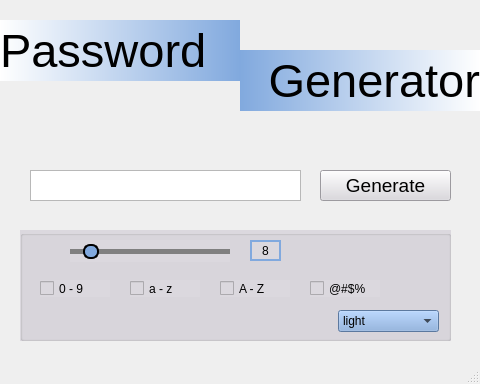
<?xml version="1.0" encoding="UTF-8"?>
<ui version="4.0">
 <class>MainWindow</class>
 <widget class="QMainWindow" name="MainWindow">
  <property name="geometry">
   <rect>
    <x>0</x>
    <y>0</y>
    <width>480</width>
    <height>384</height>
   </rect>
  </property>
  <property name="windowTitle">
   <string>Генератор паролей</string>
  </property>
  <property name="windowIcon">
   <iconset>
    <normaloff>icon.png</normaloff>icon.png</iconset>
  </property>
  <widget class="QWidget" name="centralwidget">
   <widget class="QLabel" name="label">
    <property name="geometry">
     <rect>
      <x>0</x>
      <y>20</y>
      <width>240</width>
      <height>61</height>
     </rect>
    </property>
    <property name="font">
     <font>
      <pointsize>35</pointsize>
     </font>
    </property>
    <property name="styleSheet">
     <string notr="true">background: qlineargradient(spread:pad, x1:0, y1:0, x2:1, y2:0, stop:0 rgba(255, 255, 255, 255), stop:1 rgba(129, 169, 222, 255));</string>
    </property>
    <property name="text">
     <string>Password</string>
    </property>
    <property name="alignment">
     <set>Qt::AlignJustify|Qt::AlignVCenter</set>
    </property>
    <property name="margin">
     <number>10</number>
    </property>
   </widget>
   <widget class="QLabel" name="label_2">
    <property name="geometry">
     <rect>
      <x>240</x>
      <y>50</y>
      <width>240</width>
      <height>61</height>
     </rect>
    </property>
    <property name="font">
     <font>
      <pointsize>35</pointsize>
     </font>
    </property>
    <property name="styleSheet">
     <string notr="true">background: qlineargradient(spread:pad, x1:0, y1:0, x2:1, y2:0, stop:0 rgba(129, 169, 222, 255), stop:1 rgba(255, 255, 255, 255))</string>
    </property>
    <property name="text">
     <string>Generator</string>
    </property>
    <property name="alignment">
     <set>Qt::AlignRight|Qt::AlignTrailing|Qt::AlignVCenter</set>
    </property>
    <property name="wordWrap">
     <bool>false</bool>
    </property>
    <property name="margin">
     <number>10</number>
    </property>
   </widget>
   <widget class="QPlainTextEdit" name="plainTextEdit">
    <property name="geometry">
     <rect>
      <x>30</x>
      <y>170</y>
      <width>271</width>
      <height>31</height>
     </rect>
    </property>
   </widget>
   <widget class="QPushButton" name="pushButton">
    <property name="geometry">
     <rect>
      <x>320</x>
      <y>170</y>
      <width>131</width>
      <height>31</height>
     </rect>
    </property>
    <property name="font">
     <font>
      <pointsize>14</pointsize>
     </font>
    </property>
    <property name="styleSheet">
     <string notr="true">background-color: rgb(219, 216, 222);</string>
    </property>
    <property name="text">
     <string>Generate</string>
    </property>
   </widget>
   <widget class="QGroupBox" name="groupBox">
    <property name="geometry">
     <rect>
      <x>20</x>
      <y>230</y>
      <width>431</width>
      <height>111</height>
     </rect>
    </property>
    <property name="styleSheet">
     <string notr="true">background-color: rgb(219, 216, 222);</string>
    </property>
    <property name="title">
     <string/>
    </property>
    <widget class="QSlider" name="horizontalSlider">
     <property name="geometry">
      <rect>
       <x>50</x>
       <y>10</y>
       <width>160</width>
       <height>22</height>
      </rect>
     </property>
     <property name="styleSheet">
      <string notr="true">QSlider::groove:horizontal {
    border-radius: 1px;       
    height: 7px;              
    margin: -1px 0;           
}
QSlider::handle:horizontal {
    background-color: rgb(129, 169, 222);
    border: 2px solid black;
    height: 14px;     
    width: 12px;
    margin: -4px 0;     
    border-radius: 7px  ;
    padding: -4px 0px;  
}
QSlider::add-page:horizontal {
    background:grey;
}
QSlider::sub-page:horizontal {
    background: grey;
}</string>
     </property>
     <property name="minimum">
      <number>4</number>
     </property>
     <property name="maximum">
      <number>50</number>
     </property>
     <property name="singleStep">
      <number>1</number>
     </property>
     <property name="pageStep">
      <number>10</number>
     </property>
     <property name="sliderPosition">
      <number>8</number>
     </property>
     <property name="orientation">
      <enum>Qt::Horizontal</enum>
     </property>
    </widget>
    <widget class="QLabel" name="label_3">
     <property name="geometry">
      <rect>
       <x>230</x>
       <y>10</y>
       <width>31</width>
       <height>21</height>
      </rect>
     </property>
     <property name="styleSheet">
      <string notr="true">border:2px solid rgb(129, 169, 222);</string>
     </property>
     <property name="text">
      <string>8</string>
     </property>
     <property name="alignment">
      <set>Qt::AlignCenter</set>
     </property>
    </widget>
    <widget class="QComboBox" name="comboBox">
     <property name="geometry">
      <rect>
       <x>318</x>
       <y>80</y>
       <width>101</width>
       <height>22</height>
      </rect>
     </property>
     <property name="styleSheet">
      <string notr="true">background-color: rgb(129, 169, 222);</string>
     </property>
     <item>
      <property name="text">
       <string>light</string>
      </property>
     </item>
     <item>
      <property name="text">
       <string>dark</string>
      </property>
     </item>
    </widget>
    <widget class="QCheckBox" name="checkBox">
     <property name="geometry">
      <rect>
       <x>20</x>
       <y>50</y>
       <width>70</width>
       <height>17</height>
      </rect>
     </property>
     <property name="text">
      <string>0 - 9</string>
     </property>
    </widget>
    <widget class="QCheckBox" name="checkBox_2">
     <property name="geometry">
      <rect>
       <x>110</x>
       <y>50</y>
       <width>70</width>
       <height>17</height>
      </rect>
     </property>
     <property name="text">
      <string>a - z</string>
     </property>
    </widget>
    <widget class="QCheckBox" name="checkBox_3">
     <property name="geometry">
      <rect>
       <x>200</x>
       <y>50</y>
       <width>70</width>
       <height>17</height>
      </rect>
     </property>
     <property name="text">
      <string>A - Z</string>
     </property>
    </widget>
    <widget class="QCheckBox" name="checkBox_4">
     <property name="geometry">
      <rect>
       <x>290</x>
       <y>50</y>
       <width>70</width>
       <height>17</height>
      </rect>
     </property>
     <property name="text">
      <string>@#$%</string>
     </property>
    </widget>
   </widget>
  </widget>
  <widget class="QStatusBar" name="statusbar"/>
 </widget>
 <resources/>
 <connections/>
</ui>
